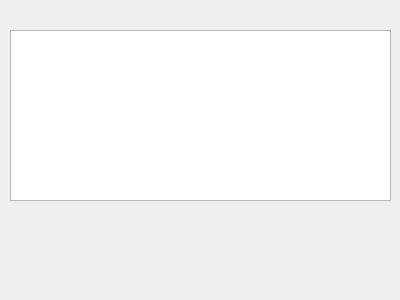
<?xml version="1.0" encoding="UTF-8"?>
<ui version="4.0">
 <class>AddProfile</class>
 <widget class="QWidget" name="AddProfile">
  <property name="geometry">
   <rect>
    <x>0</x>
    <y>0</y>
    <width>400</width>
    <height>300</height>
   </rect>
  </property>
  <property name="windowTitle">
   <string>Form</string>
  </property>
  <widget class="QTreeView" name="profilesTV">
   <property name="geometry">
    <rect>
     <x>10</x>
     <y>30</y>
     <width>381</width>
     <height>171</height>
    </rect>
   </property>
   <property name="sizePolicy">
    <sizepolicy hsizetype="Minimum" vsizetype="Expanding">
     <horstretch>0</horstretch>
     <verstretch>0</verstretch>
    </sizepolicy>
   </property>
   <property name="showDropIndicator" stdset="0">
    <bool>false</bool>
   </property>
   <property name="alternatingRowColors">
    <bool>true</bool>
   </property>
   <property name="iconSize">
    <size>
     <width>32</width>
     <height>32</height>
    </size>
   </property>
   <property name="rootIsDecorated">
    <bool>false</bool>
   </property>
   <property name="expandsOnDoubleClick">
    <bool>false</bool>
   </property>
   <attribute name="headerVisible">
    <bool>false</bool>
   </attribute>
  </widget>
 </widget>
 <resources/>
 <connections/>
</ui>
